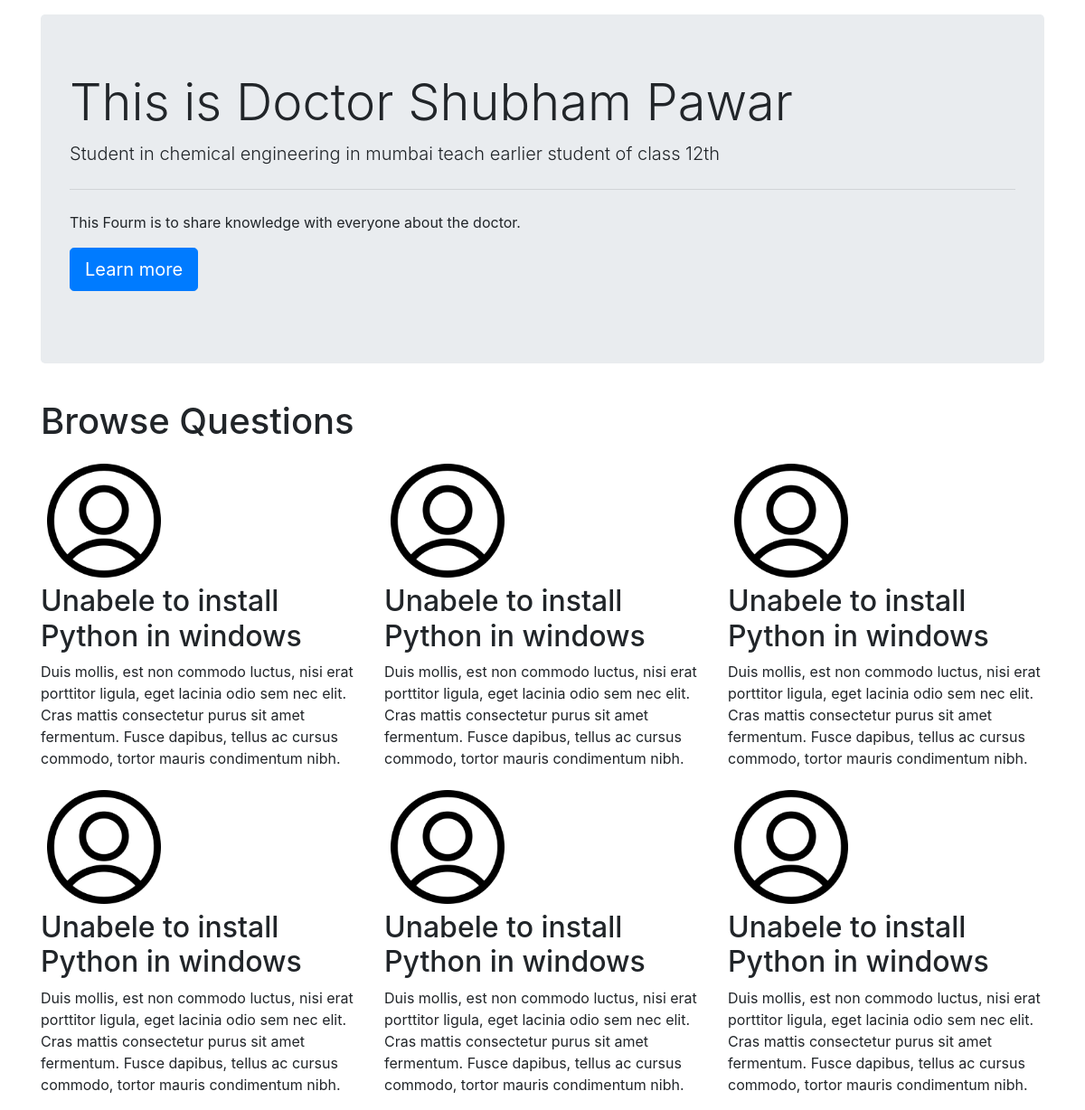
The page /thread.php?catid=4 on the database its author committed.
### tables this page shows
CREATE TABLE `thread` (
  `id` int(11) NOT NULL,
  `username` varchar(191) NOT NULL,
  `category_description` varchar(191) NOT NULL
);

### thread.php (the view, shortened to what this page needs)
<!doctype html>
<html lang="en">
<head>
    <link rel="stylesheet" href="https://cdn.jsdelivr.net/npm/bootstrap@4.0.0/dist/css/bootstrap.min.css"
>
</head>
<body>
    <?php
 include 'dbconnect.php';
 $id=$_GET['catid'];
 $sql="SELECT * FROM `thread` WHERE id=$id";
 $result=mysqli_query($conn,$sql);
 while ($row = mysqli_fetch_assoc($result)) {
    $catname=$row['username'];
    $catdesc=$row['category_description'];
 }
?>
    <div class="container my-3">
        <div class="jumbotron">
            <h1 class="display-4">This is Doctor <?php echo $catname;?> </h1>
            <p class="lead"><?php echo $catdesc;?></p>
            <hr class="my-4">
            <p>This Fourm is to share knowledge with everyone about the doctor.</p>
            <p class="lead">
                <a class="btn btn-primary btn-lg" href="#" role="button">Learn more</a>
            </p>
        </div>
    </div>
    <div class="container">
        <h1 class="py-2">Browse Questions</h1>
        <div class="row">
            <div class="col-lg-4">
                <img class="rounded-circle"
                    src="img/username.png"
                    alt="Generic placeholder image" width="140" height="140">
                <h2>Unabele  to install Python in windows</h2>
                <p>Duis mollis, est non commodo luctus, nisi erat porttitor ligula, eget lacinia odio sem nec elit. Cras
                    mattis consectetur purus sit amet fermentum. Fusce dapibus, tellus ac cursus commodo, tortor mauris
                    condimentum nibh.</p>
            </div>
            <div class="col-lg-4">
                <img class="rounded-circle"
                    src="img/username.png"
                    alt="Generic placeholder image" width="140" height="140">
                <h2>Unabele  to install Python in windows</h2>
                <p>Duis mollis, est non commodo luctus, nisi erat porttitor ligula, eget lacinia odio sem nec elit. Cras
                    mattis consectetur purus sit amet fermentum. Fusce dapibus, tellus ac cursus commodo, tortor mauris
                    condimentum nibh.</p>
            </div>
            <div class="col-lg-4">
                <img class="rounded-circle"
                    src="img/username.png"
                    alt="Generic placeholder image" width="140" height="140">
                <h2>Unabele  to install Python in windows</h2>
                <p>Duis mollis, est non commodo luctus, nisi erat porttitor ligula, eget lacinia odio sem nec elit. Cras
                    mattis consectetur purus sit amet fermentum. Fusce dapibus, tellus ac cursus commodo, tortor mauris
                    condimentum nibh.</p>
            </div>
            <div class="col-lg-4">
                <img class="rounded-circle"
                    src="img/username.png"
                    alt="Generic placeholder image" width="140" height="140">
                <h2>Unabele  to install Python in windows</h2>
                <p>Duis mollis, est non commodo luctus, nisi erat porttitor ligula, eget lacinia odio sem nec elit. Cras
                    mattis consectetur purus sit amet fermentum. Fusce dapibus, tellus ac cursus commodo, tortor mauris
                    condimentum nibh.</p>
            </div>
            <div class="col-lg-4">
                <img class="rounded-circle"
                    src="img/username.png"
                    alt="Generic placeholder image" width="140" height="140">
                <h2>Unabele  to install Python in windows</h2>
                <p>Duis mollis, est non commodo luctus, nisi erat porttitor ligula, eget lacinia odio sem nec elit. Cras
                    mattis consectetur purus sit amet fermentum. Fusce dapibus, tellus ac cursus commodo, tortor mauris
                    condimentum nibh.</p>
            </div>
            <div class="col-lg-4">
                <img class="rounded-circle"
                    src="img/username.png"
                    alt="Generic placeholder image" width="140" height="140">
                <h2>Unabele  to install Python in windows</h2>
                <p>Duis mollis, est non commodo luctus, nisi erat porttitor ligula, eget lacinia odio sem nec elit. Cras
                    mattis consectetur purus sit amet fermentum. Fusce dapibus, tellus ac cursus commodo, tortor mauris
                    condimentum nibh.</p>
            </div>
        </div>
    </div>
</body>
</html>

### rows shown on the page
thread: username "Shubham Pawar", category_description "Student in chemical engineering in mumbai teach earlier student of class 12th"
